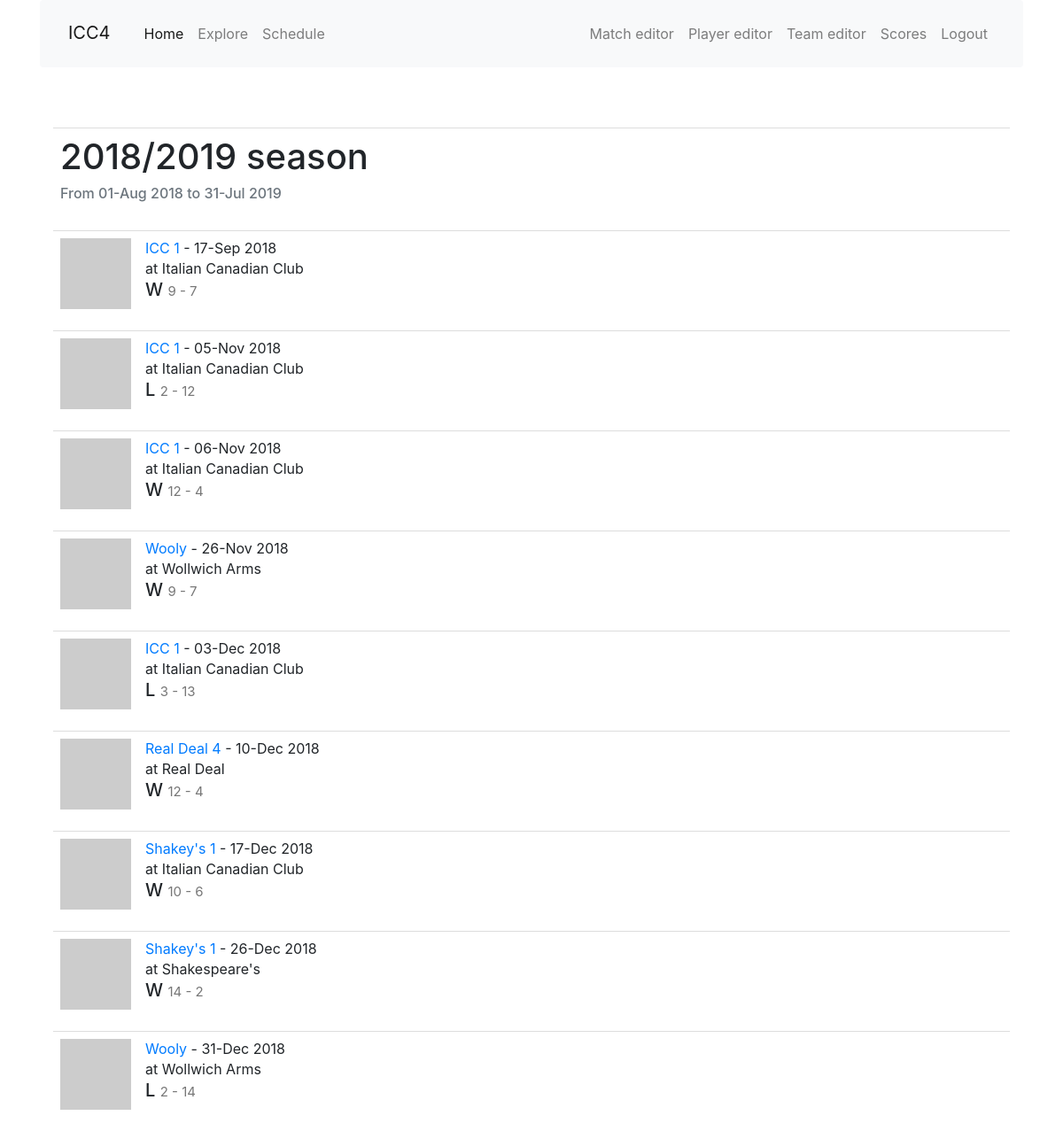
The app's page /schedule with its own data.
### app/models.py (models this page shows, shortened)
class Season(db.Model):
    id = db.Column(db.Integer, primary_key=True)
    season_name = db.Column(db.String(64), index=True, unique=True)
    start_date = db.Column(db.Date, index=True)
    end_date = db.Column(db.Date, index=True)

class Match(db.Model):
    id = db.Column(db.Integer, primary_key=True)
    opponent_id = db.Column(db.Integer, db. ForeignKey('team.id'))
    opponent = db.relationship('Team', back_populates='matches')
    date = db.Column(db.Date, index=True, default=date.today())
    location = db.Column(db.String(64))
    home_away = db.Column(db.String(32), index=True)
    match_type = db.Column(db.String(32), index=True)
    games = db.relationship('Game', back_populates='match', lazy='dynamic')
    team_score = db.Column(db.Integer, index=True)
    opponent_score = db.Column(db.Integer, index=True)
    win = db.Column(db.Boolean, index=True, default=True)
    match_summary = db.Column(db.String(512))
    food = db.Column(db.String(128))
    high_scores = db.relationship('HighScore', back_populates='match', lazy='dynamic')
    low_scores = db.relationship('LowScore', back_populates='match', lazy='dynamic')
    @hybrid_property
    def season(self):
        return season_from_date(self.date)
    @season.expression
    def season(cls):
        return season_from_date(cls.date)

class Team(db.Model):
    id = db.Column(db.Integer, primary_key=True)
    name = db.Column(db.String(64), index=True, unique=True)
    home_location = db.Column(db.String(64), index=True)
    address = db.Column(db.String(128), index=True)
    matches = db.relationship('Match', back_populates='opponent', lazy='dynamic')
    def avatar(self, size):
        digest = md5(self.name.lower().encode('utf-8')).hexdigest()
        return 'https://www.gravatar.com/avatar/{}?d=identicon&s={}'.format(
            digest, size)

### app/main/routes.py (the view)
@bp.route('/schedule',  methods=['GET', 'POST'], defaults={'season_name': '2018/2019'})
@bp.route('/schedule/<season_name>',  methods=['GET', 'POST'])
def schedule(season_name):
    all_seasons = Season.query.all()
    season = Season.query.filter_by(season_name=season_name).first()
    matches = Match.query.filter_by(season=season).order_by(Match.date).all()
    return render_template('schedule.html', season=season, matches=matches, all_seasons=all_seasons)

### app/models.py (called while the page is built)
def season_from_date(date):
    season = Season.query.filter(Season.start_date <= date).filter(Season.end_date >= date).first()
    return season

### app/templates/schedule.html (shortened to what this page needs)
{% extends "base.html" %}
{% import 'bootstrap/wtf.html' as wtf %}
{% block app_content %}
<div class="container">
  <table class="table table-hover">
    <tr>
      <td>
        <h1>{{ season.season_name }} season</h1>
        <h6 class="text-muted">From {{ season.start_date.strftime('%d-%b %Y') }} to {{ season.end_date.strftime('%d-%b %Y') }}</h6>
      </td>
    </tr>
  {% for match in matches %}
    {% include '_match.html' %}
  {% endfor %}
  </table>
</div>
{% endblock %}

### app/templates/_match.html
<table class="table table-hover">
  <tr>
    <td width="70px">
      <a href="{{ url_for('main.match_edit', id=match.id) }}">
        <img src="{{ match.opponent.avatar(70) }}">
      </a>
    </td>
    <td>
      <a href="{{ url_for('main.match_edit', id=match.id) }}">
        {{ match.opponent.name }}
      </a>
       - {{ match.date.strftime('%d-%b %Y') }}
      <br>
      {% if match.home_away == 'away' %}
      at {{ match.opponent.home_location }}
      {% else %}
      at Italian Canadian Club
      {% endif %}
      {% if match.win != None %}
      <h5>{% if match.win == True %}W{% else %}L{% endif %}
      <small>{{ match.team_score }} - {{ match.opponent_score }}</small>
      </h5>
      {% endif %}
      </td>
  </tr>
</table>

### app/static/css/main.css (style rules this page uses)
html { font-size: 100%; }

### records on screen
Season: season_name "2018/2019", start_date "01-Aug 2018", end_date "31-Jul 2019"
Match: opponent.name "ICC 1", date "17-Sep 2018", home_away "at Italian Canadian Club", win "W", team_score "9", opponent_score "7"
Match: opponent.name "ICC 1", date "05-Nov 2018", home_away "at Italian Canadian Club", win "L", team_score "2", opponent_score "12"
Match: opponent.name "ICC 1", date "06-Nov 2018", home_away "at Italian Canadian Club", win "W", team_score "12", opponent_score "4"
Match: opponent.name "Wooly", date "26-Nov 2018", opponent.home_location "Wollwich Arms", win "W", team_score "9", opponent_score "7"
Match: opponent.name "ICC 1", date "03-Dec 2018", home_away "at Italian Canadian Club", win "L", team_score "3", opponent_score "13"
Match: opponent.name "Real Deal 4", date "10-Dec 2018", opponent.home_location "Real Deal", win "W", team_score "12", opponent_score "4"
Match: opponent.name "Shakey's 1", date "17-Dec 2018", home_away "at Italian Canadian Club", win "W", team_score "10", opponent_score "6"
Match: opponent.name "Shakey's 1", date "26-Dec 2018", opponent.home_location "Shakespeare's", win "W", team_score "14", opponent_score "2"
Match: opponent.name "Wooly", date "31-Dec 2018", opponent.home_location "Wollwich Arms", win "L", team_score "2", opponent_score "14"
